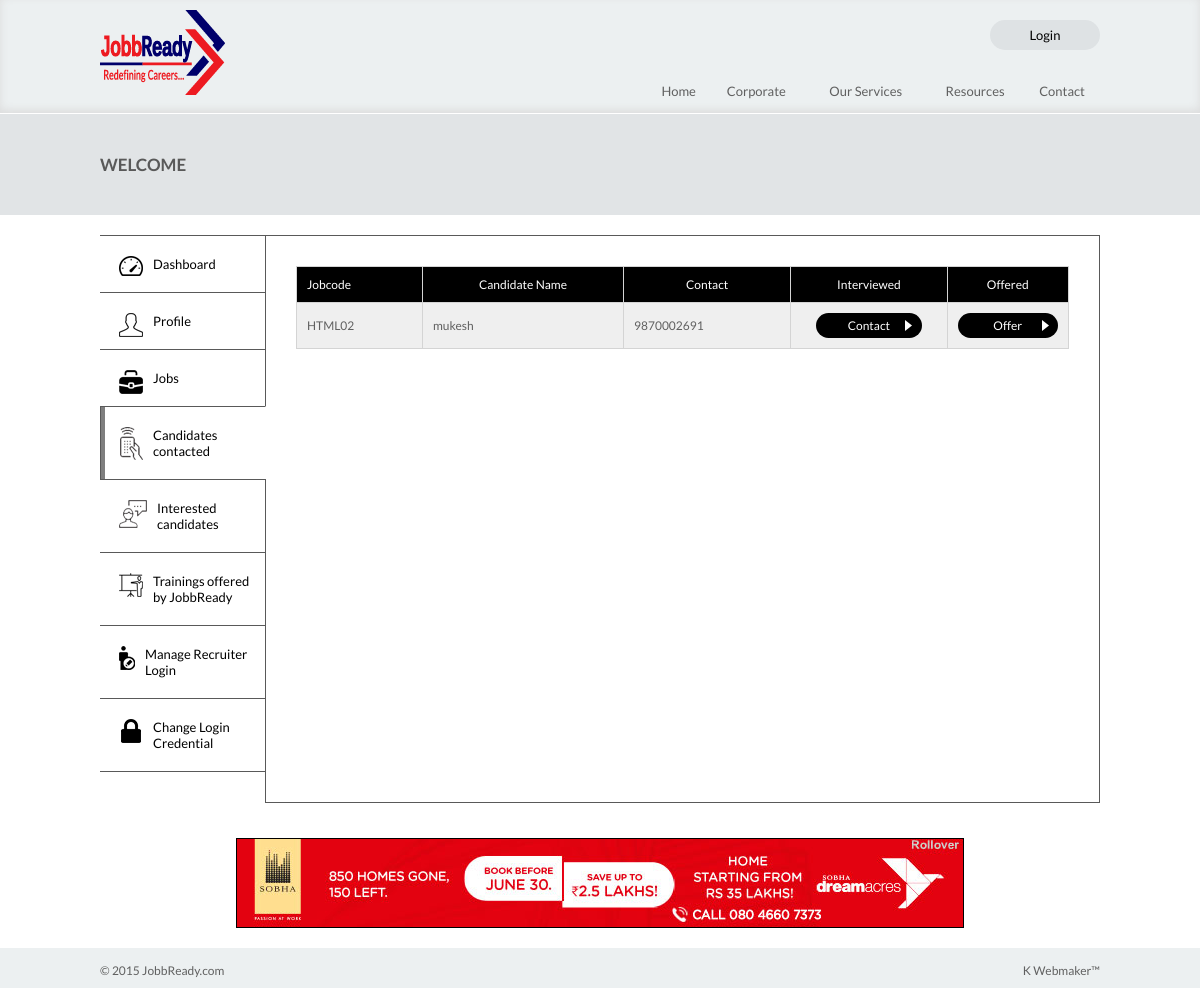
Page /employer_candidates_contacted.php on the committed database.
### tables this page shows
CREATE TABLE `job_student_job_interest` (
  `id` int(11) NOT NULL,
  `job_id` int(11) NOT NULL,
  `employer_registraion_id` int(11) NOT NULL,
  `admin_id` int(11) NOT NULL,
  `registration_id` int(11) NOT NULL COMMENT 'Student Registration Id',
  `employer_acceptance` enum('P','Y','N') NOT NULL,
  `candidate_interviewed` enum('P','Y') NOT NULL,
  `candidate_offered` enum('P','Y') NOT NULL,
  `comment` varchar(250) NOT NULL,
  `post_date` datetime NOT NULL,
  `modified_date` datetime NOT NULL DEFAULT CURRENT_TIMESTAMP
);

CREATE TABLE `master_job` (
  `id` int(11) NOT NULL,
  `registration_id` int(11) NOT NULL,
  `admin_id` int(11) NOT NULL,
  `post_date` timestamp NOT NULL DEFAULT CURRENT_TIMESTAMP,
  `modified_date` datetime NOT NULL,
  `job_code` varchar(250) NOT NULL,
  `designation` varchar(250) NOT NULL,
  `keyword` varchar(250) NOT NULL,
  `job_desc` varchar(250) NOT NULL,
  `co_profile` varchar(250) NOT NULL,
  `salary_from` varchar(250) NOT NULL,
  `salary_to` varchar(250) NOT NULL,
  `job_from` varchar(250) NOT NULL,
  `job_to` varchar(250) NOT NULL,
  `area_of_interest` varchar(250) NOT NULL,
  `job_location` varchar(250) NOT NULL,
  `status` enum('1','0') NOT NULL
);

CREATE TABLE `job_profile` (
  `id` int(11) NOT NULL,
  `registration_id` int(11) NOT NULL,
  `fname` varchar(200) NOT NULL,
  `designation` varchar(255) NOT NULL,
  `company_name` varchar(251) NOT NULL,
  `company_profile` text NOT NULL,
  `company_contact_email` varchar(21) NOT NULL,
  `comapny_landline` varchar(51) NOT NULL,
  `gender` varchar(21) NOT NULL,
  `mobile` varchar(21) NOT NULL,
  `dob` varchar(15) NOT NULL,
  `address1` text NOT NULL,
  `address2` text NOT NULL,
  `address3` text NOT NULL,
  `city` varchar(100) NOT NULL,
  `pincode` varchar(51) NOT NULL,
  `brief_profile` text NOT NULL,
  `preffered_location` varchar(251) NOT NULL,
  `keyword_skill` text NOT NULL,
  `upload_cv` varchar(200) NOT NULL,
  `post_date` datetime NOT NULL,
  `modified_date` datetime NOT NULL,
  `ip_address` varchar(51) NOT NULL,
  `status` enum('1','0') NOT NULL
);

CREATE TABLE `job_registration` (
  `id` int(11) NOT NULL,
  `type_of_actor` enum('O','S','T','F') NOT NULL DEFAULT 'O',
  `registration_type` enum('SA','A') NOT NULL,
  `refer_registration_id` int(11) NOT NULL,
  `email` varchar(100) NOT NULL,
  `password` varchar(200) NOT NULL,
  `mobile_no` bigint(20) NOT NULL,
  `post_date` datetime NOT NULL,
  `modified_date` datetime NOT NULL,
  `ip_address` varchar(21) NOT NULL,
  `status` enum('1','0') NOT NULL,
  `Fuid` varchar(250) NOT NULL,
  `oauth_uid` varchar(250) NOT NULL,
  `gpluslink` varchar(250) NOT NULL
);

### functions.php (called while the page is built, shortened)
<?php
function getUserName($conn,$registration_id)
{
	$sql = "SELECT  fname FROM  job_profile  where registration_id='$registration_id'";
	$result = $conn->query($sql);
	$row=$result->fetch_assoc();
	return $row['fname'];
}
function getUserMobile($conn,$registration_id)
{
	$sql = "SELECT  mobile_no FROM  job_registration  where id='$registration_id'";
	$result = $conn->query($sql);
	$row=$result->fetch_assoc();
	return $row['mobile_no'];
}
function getJobDetails($conn,$job_id,$field)
{
	$sql = "SELECT  registration_id,job_code,designation,job_desc,job_location,designation FROM  master_job  where id='$job_id'";
	$result = $conn->query($sql);
	$row=$result->fetch_assoc();
	if($field=='registration_id')
		return $row['registration_id'];
	else if($field=='job_code')
		return $row['job_code'];
}
?>

### employer_candidates_contacted.php (the view, shortened to what this page needs)
<?php
include("header.php");
include("menu.php");
$registration_id=$_SESSION['registration_id'];
?>
<link rel="stylesheet" type="text/css" href="css/jquery.dataTables.min.css"/>
<div class="page_title"><span>welcome <?php echo getUserName($conn,$registration_id)?></span></div>
<div class="inner_conainer" >
  <?php include("employer_dashboard_link.php");?>
  <div class="dashboard_right fade_anim">
    <div class="table_job" id="no-more-tables-job">
      <table class="table-bordered-job table-striped table-condensed-job cf" id="example">
        <thead>
          <tr>
            <th> Jobcode </th>
            <th> Candidate Name </th>
            <th> Contact</th>
            <th> Interviewed </th>
			<th> Offered </th>
          </tr>
        </thead>
        <tbody>
        <?php
            $result=$conn->query("select * from job_student_job_interest where employer_registraion_id='$registration_id' and employer_acceptance='Y'");
			while($row=$result->fetch_assoc()){
			$candidate_interviewed=$row['candidate_interviewed'];
			$candidate_offered=$row['candidate_offered'];
        ?>
          <tr>
            <td data-title="Jobcode"><?php echo getJobDetails($conn,$row['job_id'],'job_code');?></td>
            <td data-title="Candidate Name"><?php echo getUserName($conn,$row['registration_id']);?> </td>
            <td data-title="Contact"><?php echo getUserMobile($conn,$row['registration_id']);?></td>
			<td data-title=""><?php if($candidate_interviewed == "Y") { ?><a href="#" class="contact">Interviewed</a><?php } else { ?><a href="#" class="contact candidatecontact <?php echo $row['id'];?>">Contact</a> <?php } ?>
			</td>
			<td data-title="offer"><?php if($candidate_offered == "Y") { ?><a href="#" class="contact">Done</a><?php } else { ?><a class="contact fancybox fancybox.ajax fade" href="employer_offered_inc.php?uid=<?php echo $row['id'];?>">Offer</a> <?php } ?>
			</td>
          </tr>
          <?php }?>
        </tbody>
      </table>
    </div>
  </div>
</div>
<div class="ad_banner"><a href="#"><img src="images/ad_banner.jpg" alt="" /></a></div>
<?php include("footer.php");?>
</body>
</html>

### css/mystyle.css (style rules this page uses)
* { padding:0px; margin:0px; }
body { padding:0px; margin:0px; font-family: 'Lato', sans-serif; font-size:13px; color:#606060; }
a, a:hover { outline:none; text-decoration:none; cursor:pointer; }
img, a img { outline:none; border:none; }
.fade_anim, .fade_anim * { -webkit-transition: all .4s ease; -o-transition: all .4s ease; -moz-transition: all .4s ease; transition: all .4s ease; }
.ad_banner { width:1000px; height: auto; margin:20px auto 0; margin:0 auto 20px; text-align:center; }
.ad_banner img { width:100%; height:auto; max-width:726px; border:1px solid #000; }

### css/inner_pages.css (style rules this page uses)
.page_title { width:100%; background:#e1e4e6; padding:40px 0; margin-bottom:20px; }
.page_title span { width:1000px; margin:0 auto; display:block; font-size:17px; text-transform:uppercase; color:#595959; font-weight:bold; }
.inner_conainer { width:1000px; height:auto; min-height:250px; margin:0 auto 20px; }
.dashboard_right { width:auto; min-height:300px; height:auto; margin-left:165px; border:1px solid #595959; padding:30px; margin-bottom:15px; }

### css/history.css (style rules this page uses)
@media screen and (min-width: 700px) { .table_job { width:100%; height:auto; padding:0px; } }
.table_job { text-align: center; float:left; margin-bottom:20px; font-size:12px !important; }
.table_job tr { font-size:12px; text-align:left; }
.table_job tr th { background:#000; text-align:center; color:#000; }
.table_job a { display:block; text-align:center; }
.table_job tr:nth-child(odd) { background:#efefef; }
.table-bordered-job { border:0px solid #ff0000; border-collapse:collapsed; *border-collapse:collapsed; }
.table-bordered-job th,.table-bordered-job td,.table-bordered-job th,.table-bordered-job td { border:0px solid #FC0; }
.table-bordered-job thead:first-child tr:first-child th,.table-bordered-job tbody:first-child tr:first-child th,.table-bordered-job tbody:first-child tr:first-child td { text-transform: capitalize; font-size:18px; font-weight:normal; }
.table-condensed-job th, .table-condensed-job td { border:1px solid #d4d4d4; padding:10px; vertical-align: text-top; }
.table-condensed-job { border-collapse:collapse; width:100%; background:#fff; }
.table-condensed-job a { color:#a9006f; }
.table-bordered-job thead:first-child tr th { color:#fff; font-size:12px !important; }
.table-bordered-job thead:first-child tr th:first-child { text-align:left; }
.table-condensed-job td:first-child { text-align:left; }
.table_job a.contact { max-width:90px; background:url(../images/contact_arrow.png) no-repeat 90% 7px #000; padding:5px 8px; border-radius:15px; color:#fff; text-align:center; text-transform:capitalize; margin: 0 auto; }

### rows in the picture
job_student_job_interest: job.job_code "HTML02", registration.fname "mukesh", registration.mobile_no "9870002691"
